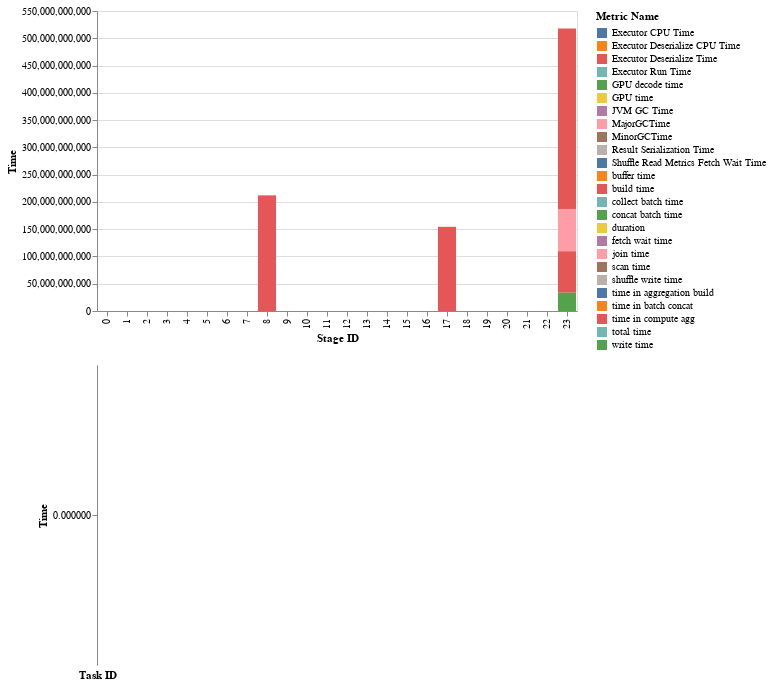

The notebook cell saved with this chart:
### Markdown cell above
# Executor time metrics

### Code cell
task_metrics = tidy_tasks(metrics).join(
    metric_meta.withColumnRenamed("MetricName", "Metric Name"), 
    "Metric Name", 
    how="outer"
).withColumn("Metric Value", F.col("Metric Value").cast("float"))

task_ms_metrics = task_metrics.where(F.col("unit") == "ms").groupBy("Stage ID", "Task ID", "Metric Name").sum("Metric Value").withColumnRenamed("sum(Metric Value)", "Metric Value")
task_ns_metrics = task_metrics.where(F.col("unit") == "ns").groupBy("Stage ID", "Task ID", "Metric Name").sum("Metric Value").withColumnRenamed("sum(Metric Value)", "Metric Value").withColumn("Metric Value", F.col("Metric Value").cast("float") / 1000000)

task_time_metrics = task_ms_metrics.union(task_ns_metrics).toPandas()

stage_and_task_charts(task_time_metrics[~task_time_metrics["Metric Name"].str.contains("internal.metrics")])

### Figure 1 — Vega-Lite specification as saved in the notebook (floating-point values rounded to 4 significant figures; data arrays with more than 128 entries replaced by an {"elided": "..."} marker saying what was removed)
{"config": {"view": {"continuousWidth": 400, "continuousHeight": 300}}, "vconcat": [{"data": {"name": "data-c8f25a68e2ad566a0d1d17495cc75622"}, "mark": "bar", "encoding": {"color": {"type": "nominal", "field": "Metric Name"}, "tooltip": [{"type": "nominal", "field": "Metric Name"}, {"type": "quantitative", "field": "Metric Value"}, {"type": "quantitative", "field": "Stage ID"}], "x": {"type": "nominal", "field": "Stage ID"}, "y": {"type": "quantitative", "aggregate": "sum", "field": "Metric Value", "title": "Time"}}, "selection": {"SelectorName": {"type": "multi", "fields": ["Stage ID"], "empty": "none"}, "selector003": {"type": "interval", "bind": "scales", "encodings": ["x", "y"]}}}, {"data": {"name": "data-9b1e370f17593d8f336517b88db9a30a"}, "mark": "bar", "encoding": {"color": {"type": "nominal", "field": "Metric Name"}, "tooltip": [{"type": "nominal", "field": "Metric Name"}, {"type": "quantitative", "field": "Metric Value"}, {"type": "quantitative", "field": "Task ID"}], "x": {"type": "nominal", "field": "Task ID"}, "y": {"type": "quantitative", "field": "Metric Value", "title": "Time"}}, "selection": {"selector004": {"type": "interval", "bind": "scales", "encodings": ["x", "y"]}}, "transform": [{"filter": {"selection": "SelectorName"}}]}], "$schema": "https://vega.github.io/schema/vega-lite/v4.8.1.json", "datasets": {"data-c8f25a68e2ad566a0d1d17495cc75622": {"elided": "353 records"}, "data-9b1e370f17593d8f336517b88db9a30a": {"elided": "2981 records"}}}
